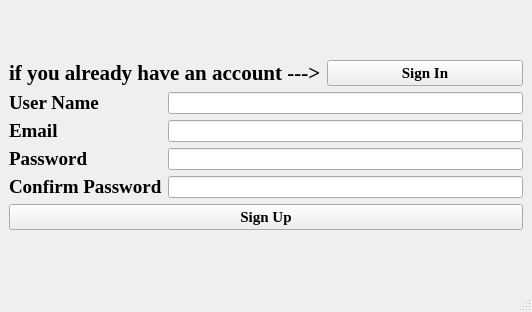
<?xml version="1.0" encoding="UTF-8"?>
<ui version="4.0">
 <class>newAccount</class>
 <widget class="QMainWindow" name="newAccount">
  <property name="geometry">
   <rect>
    <x>0</x>
    <y>0</y>
    <width>532</width>
    <height>312</height>
   </rect>
  </property>
  <property name="windowTitle">
   <string>MainWindow</string>
  </property>
  <widget class="QWidget" name="centralwidget">
   <layout class="QGridLayout" name="gridLayout">
    <item row="0" column="0">
     <layout class="QVBoxLayout" name="verticalLayout_4">
      <item>
       <layout class="QHBoxLayout" name="horizontalLayout">
        <item>
         <widget class="QLabel" name="label_4">
          <property name="font">
           <font>
            <family>Times New Roman</family>
            <pointsize>16</pointsize>
            <weight>75</weight>
            <bold>true</bold>
           </font>
          </property>
          <property name="text">
           <string>if you already have an account ---&gt;</string>
          </property>
         </widget>
        </item>
        <item>
         <widget class="QPushButton" name="pushButton_2">
          <property name="font">
           <font>
            <family>Times New Roman</family>
            <pointsize>11</pointsize>
            <weight>75</weight>
            <bold>true</bold>
           </font>
          </property>
          <property name="text">
           <string>Sign In</string>
          </property>
         </widget>
        </item>
       </layout>
      </item>
      <item>
       <layout class="QVBoxLayout" name="verticalLayout_3">
        <item>
         <layout class="QHBoxLayout" name="horizontalLayout_2">
          <item>
           <layout class="QVBoxLayout" name="verticalLayout_2">
            <item>
             <widget class="QLabel" name="label_5">
              <property name="font">
               <font>
                <family>Times New Roman</family>
                <pointsize>14</pointsize>
                <weight>75</weight>
                <bold>true</bold>
               </font>
              </property>
              <property name="text">
               <string>User Name</string>
              </property>
              <property name="buddy">
               <cstring>txtUserMail</cstring>
              </property>
             </widget>
            </item>
            <item>
             <widget class="QLabel" name="label">
              <property name="font">
               <font>
                <family>Times New Roman</family>
                <pointsize>14</pointsize>
                <weight>75</weight>
                <bold>true</bold>
               </font>
              </property>
              <property name="text">
               <string>Email</string>
              </property>
              <property name="buddy">
               <cstring>txtUserMail</cstring>
              </property>
             </widget>
            </item>
            <item>
             <widget class="QLabel" name="label_2">
              <property name="font">
               <font>
                <family>Times New Roman</family>
                <pointsize>14</pointsize>
                <weight>75</weight>
                <bold>true</bold>
               </font>
              </property>
              <property name="text">
               <string>Password</string>
              </property>
              <property name="buddy">
               <cstring>lineEdit_2</cstring>
              </property>
             </widget>
            </item>
            <item>
             <widget class="QLabel" name="label_3">
              <property name="font">
               <font>
                <family>Times New Roman</family>
                <pointsize>14</pointsize>
                <weight>75</weight>
                <bold>true</bold>
               </font>
              </property>
              <property name="text">
               <string>Confirm Password</string>
              </property>
              <property name="buddy">
               <cstring>lineEdit_3</cstring>
              </property>
             </widget>
            </item>
           </layout>
          </item>
          <item>
           <layout class="QVBoxLayout" name="verticalLayout">
            <item>
             <widget class="QLineEdit" name="txtUserName"/>
            </item>
            <item>
             <widget class="QLineEdit" name="txtUserMail"/>
            </item>
            <item>
             <widget class="QLineEdit" name="lineEdit_2">
              <property name="echoMode">
               <enum>QLineEdit::Password</enum>
              </property>
             </widget>
            </item>
            <item>
             <widget class="QLineEdit" name="lineEdit_3">
              <property name="echoMode">
               <enum>QLineEdit::Password</enum>
              </property>
             </widget>
            </item>
           </layout>
          </item>
         </layout>
        </item>
        <item>
         <widget class="QPushButton" name="pushButton">
          <property name="font">
           <font>
            <family>Times New Roman</family>
            <pointsize>11</pointsize>
            <weight>75</weight>
            <bold>true</bold>
           </font>
          </property>
          <property name="text">
           <string>Sign Up</string>
          </property>
         </widget>
        </item>
       </layout>
      </item>
     </layout>
    </item>
   </layout>
  </widget>
  <widget class="QMenuBar" name="menubar">
   <property name="geometry">
    <rect>
     <x>0</x>
     <y>0</y>
     <width>532</width>
     <height>26</height>
    </rect>
   </property>
  </widget>
  <widget class="QStatusBar" name="statusbar"/>
 </widget>
 <resources/>
 <connections/>
</ui>
